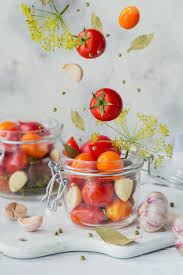
#> input picture images/fruits.jpeg, 183 x 275 px
$ python tuto29basic_with_skimage.py
#> lines starting #> are read from the running program, lines starting #| are printed output that depends on the picture
# -*- coding: utf-8 -*-
"""
Created on Sun Jan 29 22:20:46 2023

@author: MICRO
"""

import matplotlib.pyplot as plt
from skimage import io,color
from skimage.transform import rescale,resize,downscale_local_mean

img=io.imread('images/fruits.jpeg', as_gray=True)
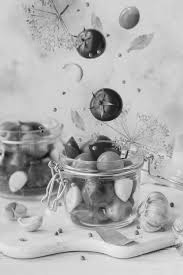
#> img: shape (275, 183) float64; min 0.0325, max 0.964, mean 0.695

 #scale,for smooth boundries asign True
imgRescale=rescale(img,1.0/4.0,anti_aliasing=False)
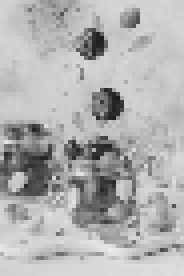
#> imgRescale: shape (69, 46) float64 (shown 4 times larger); min 0.104, max 0.922, mean 0.694

#size of pixels,as about
imgResize=resize(img,(200,200),anti_aliasing=True)
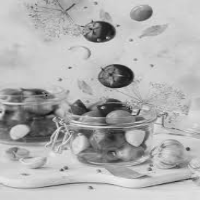
#> imgResize: shape (200, 200) float64; min 0.0719, max 0.944, mean 0.695

imgDown=downscale_local_mean(img,(4,3))
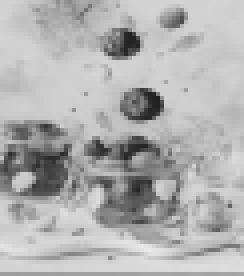
#> imgDown: shape (69, 61) float64 (shown 4 times larger); min 0.128, max 0.916, mean 0.692

plt.imshow(imgDown,cmap='gray')


from skimage.filters import gaussian,sobel

gaussianImg=gaussian(img,sigma=1,mode='constant',cval=0.0) #constant=0.0
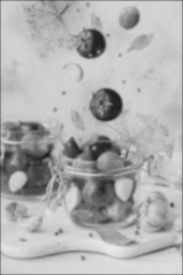
#> gaussianImg: shape (275, 183) float64; min 0.116, max 0.917, mean 0.689
plt.imshow(gaussianImg)

#edge detection
sobelImg=sobel(img)
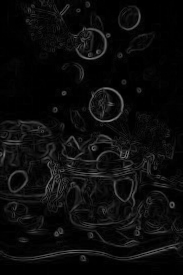
#> sobelImg: shape (275, 183) float64; min 0, max 0.497, mean 0.0463
plt.imshow(sobelImg,cmap='gray')

$ run again, with images/apple_pepper.png saved as images/fruits.jpeg
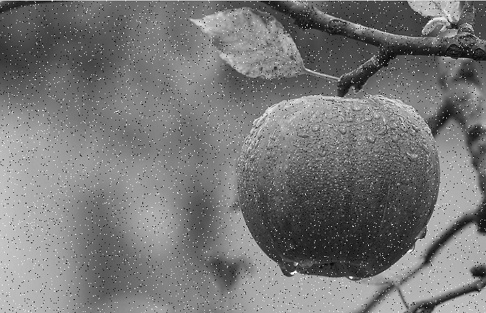
#> input picture images/apple_pepper.png, 486 x 313 px
#> img is the input picture: shape (313, 486) float64; min 0, max 1, mean 0.468
#> `imgDown=downscale_local_mean(img,(4,3))`:
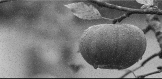
#> imgDown: shape (79, 162) float64; min 0.0542, max 0.848, mean 0.464
#> `sobelImg=sobel(img)`:
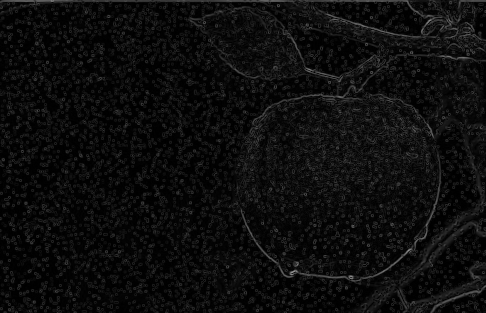
#> sobelImg: shape (313, 486) float64; min 0, max 0.573, mean 0.0533
